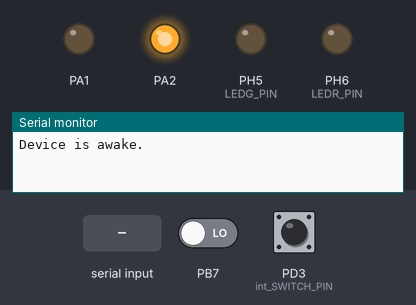
A program run on a simulated ATmega2560, built with avr-gcc and emulated at 16 MHz. Shown: output pins drawn as LEDs (lit = HIGH), the last lines printed to the serial monitor. Dashed ring = blinking. Inputs (shaded band) come from the test bench; at power-on: PD3 (int_SWITCH_PIN) HIGH, PB7 LOW. Sleep ends after the set time or at an interrupt.

Above: at 1.9 s.
2.0 s: "sleep\n" received over Serial
At 3.4 s:
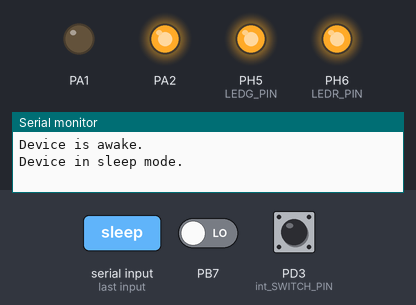
4.1 s: PD3 (int_SWITCH_PIN) pulled LOW for 0.15 s
At 4.56 s:
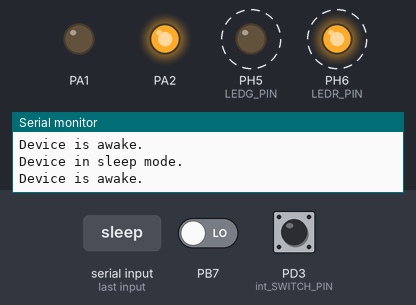
10.1 s: PD3 (int_SWITCH_PIN) pulled LOW for 1 s
At 11.21 s:
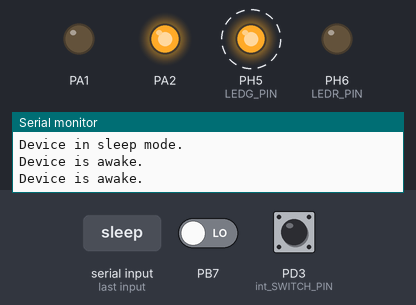
13.6 s: PD3 (int_SWITCH_PIN) pulled LOW for 3.2 s
At 18.1 s:
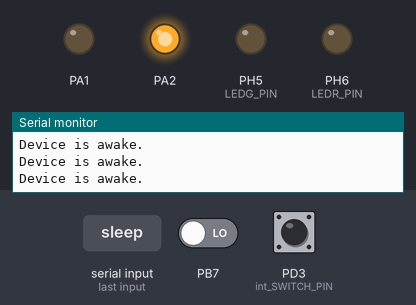
Timing chart, 0 to 19.6 s (numbered marks = the images above; inputs shaded):
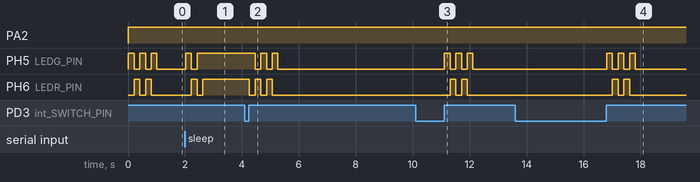

The program:

main.c
```c
/*
 * TB3216 Receive Control Commands.c
 *
 * Created: 5/30/2024 10:10:12 AM
 * Author : zongr
 */

#define F_CPU 16000000UL
#define USART0_BAUD_RATE 9600
#define LEDR_PIN PH6
#define LEDG_PIN PH5
#define int_SWITCH_PIN PD3  // Test-Status Switch
#define pcint_SWITCH_PIN PE7 // MCU-Status Switch
#include <avr/io.h>
#include <avr/interrupt.h>
#include <string.h>
#include <avr/sleep.h>
#include <util/delay.h>

void USART0_sendChar(char c);		// Declaration for sending characters to USART0
void USART0_sendString(char *str);  // Declaration for sending Characters from a string to USART0_sendChar
char USART0_read(void);				// Declaration for reading a character from the USART0
void execute(char *command);		// Executes sets of actions depending on the command
void blink_Leds(int x);
void red_LED_ON(void);
void red_LED_OFF(void);
void green_LED_ON(void);
void green_LED_OFF(void);
void LED_init(void);
void SWITCH_init(void);
void INTERRUPTS_init(void);
void USART0_init(void);
void sleep_init(void);

void LED_init(void){
	DDRH |= (1 << DDH6);		//Setting data direction for red LED to "output"
	DDRH |= (1 << DDH5);		//Setting data direction for green LED to "output"
}
void SWITCH_init(void){
	DDRD &= ~(1 << DDD3);
	PORTD |= (1 << int_SWITCH_PIN); //Enabling PULL-UP on the switch for INT0

	DDRE &= ~(1 << DDE7);
	PORTE |= (1 << pcint_SWITCH_PIN); //Enabling PULL-UP on the switch for PCINT0
}
void USART0_init(void){
	UBRR0 = ((float)(F_CPU / (16 * (float)USART0_BAUD_RATE)) - 1);

	DDRE &= ~(1 << DDE0);		// sets the data direction of RX to input
	UCSR0B |= (1 << RXEN0);		// Enable RX for USART0
	DDRA |= (1 << DDA1);		//Set data direction to output on PA1
	PORTA &= ~(1 << PA1);		// Set PA1 to 0 (low) for RS232_00 USART0

	DDRE |= (1 << DDE1);		// sets the data direction of TX to output
	UCSR0B |= (1 << TXEN0);		// Enable TX for USART0
	DDRA |= (1 << DDA2);		//Set data direction to output on PA2
	PORTA |= (1 << PA2);		// Set PA2 to 1 (high) for RS232_01_02 USART0
}
void INTERRUPTS_init(void){

	EICRA |= (1 << ISC30);	// with ISC30 and ISC31 both set to 1, the rising edge of INT3 generates asynchronously an interrupt request
							// When changing the ISCn1/ISCn0 bits, the interrupt must be disabled by clearing its Interrupt Enable bit
	EICRA |= (1 << ISC31);	// in the EIMSK Register. Otherwise an interrupt can occur when the bits are changed.

	EIMSK |= (1 << INT3);	// enables interrupt 3 (INT6)

	// EIFR |= (1 << INTF0);	// Clearing the interrupt flag (The flag is also cleared when the interrupt routine is executed.)

	PCICR |= (1 << PCIE0);	// Enabling pin change interrupt 0 (PCICR0)

	PCMSK0 |= (1 << pcint_SWITCH_PIN); //enables the Pin Change Interrupt (PB4)

	sei();					// sets global interrupts by writing a 1 to the I-bit (interrupt-bit) in the Status Register (SREG)
}
void sleep_init(void){
	/* SMCR &= ~(1 << SM0);		|
	SMCR |= (1 << SM1);			| This is bit manipulating the Sleep Mode Control Register to activate the "Power-Down" Sleep Code
	SMCR &= ~(1 << SM2);		|
	*/
	set_sleep_mode(SLEEP_MODE_PWR_DOWN); // This is doing the same thing using a library
}

void red_LED_OFF(){
	PORTH |= (1 << LEDR_PIN);
}
void red_LED_ON(){
	PORTH &= ~(1 << LEDR_PIN);
}
void green_LED_OFF(){
	PORTH |= (1 << LEDG_PIN);
}
void green_LED_ON(){
	PORTH &= ~(1 << LEDG_PIN);
}
void blink_Leds(int x){
	green_LED_ON(); // GREEN LED ON
	red_LED_OFF(); // RED LED OFF
	for (int i = 0; i < x; i++){
		PORTH ^= (1 << LEDG_PIN); // GREEN LED ON
		PORTH ^= (1 << LEDR_PIN); // RED LED OFF
		_delay_ms(200);
	}
	green_LED_ON();
	red_LED_ON();
}
void USART0_sendChar(char c){
	/*This next loop checks if the previous transmission is completed by checking the USARTn.STATUS register.
	This is done by polling the status register until the empty flag "STATUS.DREIF" is set.
	*/
	while (!(UCSR0A & (1 << UDRE0)))
	{
		;
	}
	UDR0 = c;
}
void USART0_sendString(char *str){
	for(size_t i = 0; i < strlen(str); i++)	{
		USART0_sendChar(str[i]);
	}
}
char USART0_read(void){
	while (!(UCSR0A & (1 << RXC0)))
	{
		;
	}
	return UDR0;
}
void execute(char *command)
{
	if(strcmp(command, "rON") == 0){
		USART0_sendString("Red LED is now ON.\r\n");
		red_LED_ON();
	}
	else if (strcmp(command, "rOFF") == 0){
		USART0_sendString("Red LED is now OFF.\r\n");
		red_LED_OFF();
		}else if (strcmp(command, "gON") == 0){
		USART0_sendString("Green LED is now ON.\r\n");
		green_LED_ON();
		} else if (strcmp(command, "gOFF") == 0){
		USART0_sendString("Green LED is now OFF.\r\n");
		green_LED_OFF();
		} else if (strcmp(command, "blink") == 0){
		USART0_sendString("Green LED and Red LED are now blinking.\r\n");
		blink_Leds(20);
		} else if (strcmp(command, "sleep") == 0){
		USART0_sendString("Device in sleep mode.\r\n");
		blink_Leds(3);
		red_LED_OFF();
		green_LED_OFF();
		sleep_mode();
		}else{
		USART0_sendString("Your Command is undefined.\r\n");
	}
}

ISR (INT3_vect){
	if ((PIND & (1 << int_SWITCH_PIN))){
		//sleep_disable();
		USART0_sendString("Device is awake.\r\n");
		blink_Leds(5);
		green_LED_ON();
		red_LED_ON();
	}
}

int main(void)
{

	char command[8];
	int index = 0;
	char c;
	INTERRUPTS_init();
	USART0_init();
	LED_init();
	SWITCH_init();
	sleep_init();
    while (1)
    {
		c = USART0_read();
		if (c != '\n' && c !='\r'){
			command[index++] = c;
			if (index > 8){
				index = 0;
			}
		}
		if (c == '\n'){
			command[index] = '\0';
			index = 0;
			execute(command);
		}
    }
}
```

Measured:
- after the input at 2.0 s, PH5 (LEDG_PIN): LOW → HIGH at once, → LOW 0.20 s later, → HIGH 0.20 s later; PH6 (LEDR_PIN): LOW → HIGH after 0.23 s, → LOW 0.20 s later, → HIGH 0.20 s later
- after the input at 4.1 s, PH5 (LEDG_PIN): alternates HIGH for 0.20 s and LOW for 0.20 s, 5 changes in all, then stays LOW, starting after 0.37 s; PH6 (LEDR_PIN): alternates HIGH for 0.20 s and LOW for 0.20 s, 5 changes in all, then stays LOW, starting after 0.17 s
- after the input at 10.1 s, PH5 (LEDG_PIN): alternates HIGH for 0.20 s and LOW for 0.20 s, 6 changes in all, then stays LOW, starting after 1.0 s; PH6 (LEDR_PIN): alternates HIGH for 0.20 s and LOW for 0.20 s, 4 changes in all, then stays LOW, starting after 1.2 s
- after the input at 13.6 s, PH5 (LEDG_PIN): alternates HIGH for 0.20 s and LOW for 0.20 s, 6 changes in all, then stays LOW, starting after 3.2 s; PH6 (LEDR_PIN): alternates HIGH for 0.20 s and LOW for 0.20 s, 4 changes in all, then stays LOW, starting after 3.4 s
- by itself, PH5 (LEDG_PIN): alternates HIGH for 0.20 s and LOW for 0.20 s, 6 changes in all, then stays LOW
- by itself, PH6 (LEDR_PIN): alternates HIGH for 0.20 s and LOW for 0.20 s, 4 changes in all, then stays LOW
